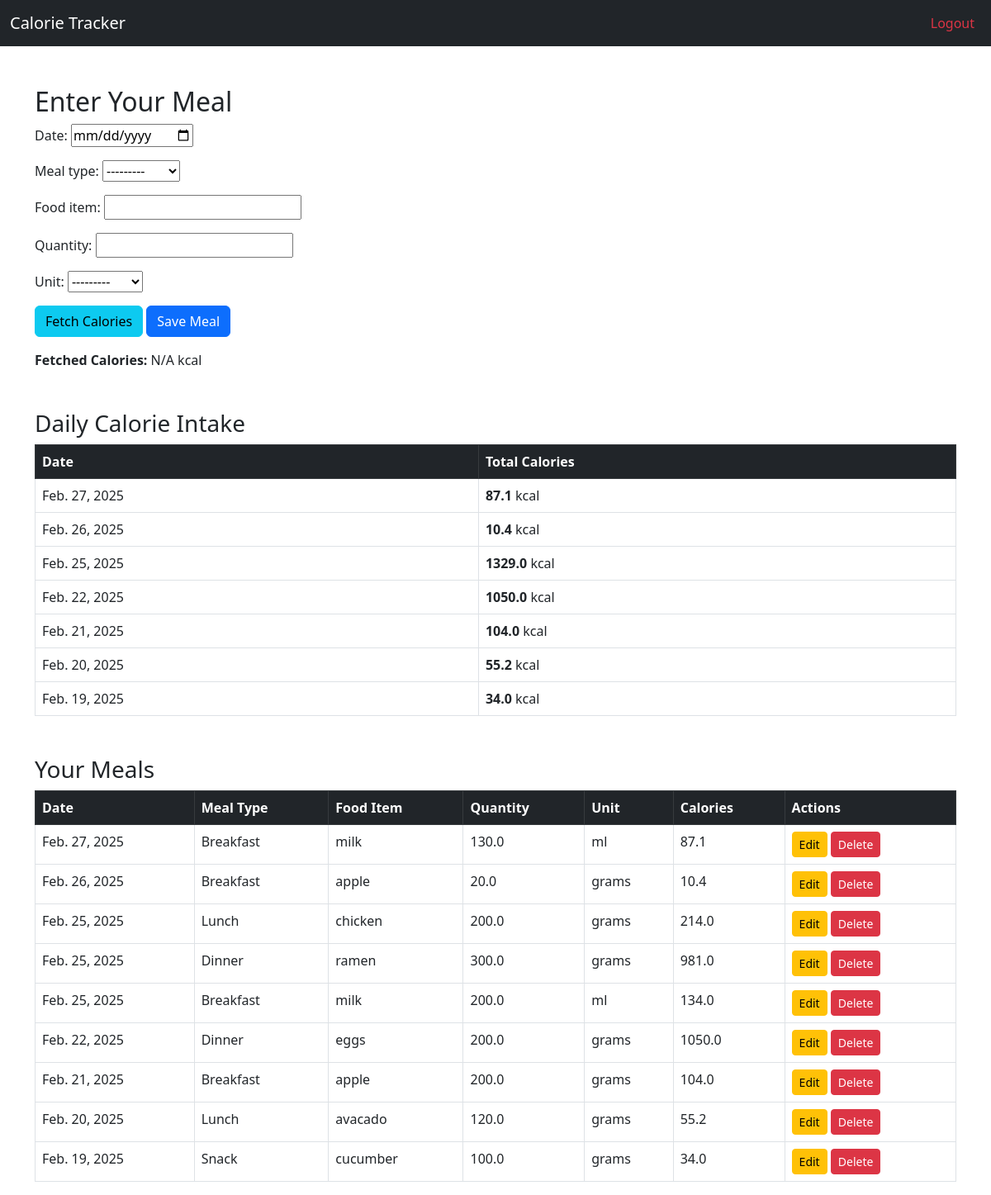
/meal_entry/ (signed in), run on the app's committed database.
### tracker/models.py (models this page shows, shortened)
class Meal(models.Model):
    MEAL_TYPES = [
        ('breakfast', 'Breakfast'),
        ('lunch', 'Lunch'),
        ('snack', 'Snack'),
        ('dinner', 'Dinner'),
    ]
    user = models.ForeignKey(User, on_delete=models.CASCADE)
    date = models.DateField()
    meal_type = models.CharField(max_length=10, choices=MEAL_TYPES)
    food_item = models.CharField(max_length=200)
    quantity = models.FloatField()
    unit = models.CharField(max_length=20, choices=[('grams', 'Grams'), ('ml', 'Milliliters')])
    calories = models.FloatField()
    class Meta:
        unique_together = ('user', 'date', 'meal_type', 'food_item')

### tracker/views.py (the view)
# urls.py: path('meal_entry/', views.meal_entry, name='meal_entry'),
@login_required
def meal_entry(request, meal_id=None):
    if meal_id:
        meal = get_object_or_404(Meal, id=meal_id, user=request.user)
    else:
        meal = None
    if request.method == 'POST':
        form = MealForm(request.POST, instance=meal)
        if form.is_valid():
            meal = form.save(commit=False)
            meal.user = request.user
            meal.calories = fetch_calories_backend(meal.food_item, meal.quantity, meal.unit)
            if meal.calories is None:
                meal.calories = 0.0
            meal.save()
            return redirect('meal_entry')
    else:
        form = MealForm(instance=meal)
    meals = Meal.objects.filter(user=request.user).order_by('-date')
    total_calories = {}
    for meal in meals:
        total_calories.setdefault(meal.date, 0)
        total_calories[meal.date] += meal.calories
    return render(request, 'tracker/meal_entry.html', {'form': form, 'meals': meals, 'total_calories': total_calories})

### tracker/forms.py
class MealForm(forms.ModelForm):
    date = forms.DateField(widget=forms.DateInput(attrs={'type': 'date'}))  # Calendar Picker
    class Meta:
        model = Meal
        fields = ['date', 'meal_type', 'food_item', 'quantity', 'unit']

### tracker/templates/tracker/meal_entry.html (shortened to what this page needs)
<!DOCTYPE html>
<html>
<head>
    <link rel="stylesheet" href="https://cdn.jsdelivr.net/npm/bootstrap@5.3.0/dist/css/bootstrap.min.css">
</head>
<body>
    <nav class="navbar navbar-expand-lg navbar-dark bg-dark">
        <div class="container-fluid">
            <a class="navbar-brand" href="#" id="toggleTracker">Calorie Tracker</a>
            <div class="collapse navbar-collapse justify-content-end">
                <ul class="navbar-nav">
                    <li class="nav-item"><a class="nav-link text-danger" href="{% url 'logout' %}">Logout</a></li>
                </ul>
            </div>
        </div>
    </nav>
    <div class="container mt-5">
        <h2>Enter Your Meal</h2>
        <form method="post">
            <div class="mb-3">
                {{ form.as_p }}
            </div>
            <button type="button" class="btn btn-info" id="fetchCalories">Fetch Calories</button>
            <button type="submit" class="btn btn-primary">Save Meal</button>
            <p class="mt-3"><strong>Fetched Calories: </strong><span id="calorieDisplay">N/A</span> kcal</p>
        </form>
        <h3 class="mt-5">Daily Calorie Intake</h3>
        <table class="table table-bordered">
            <thead class="table-dark">
                <tr>
                    <th>Date</th>
                    <th>Total Calories</th>
                </tr>
            </thead>
            <tbody>
                {% for date, total in total_calories.items %}
                <tr>
                    <td>{{ date }}</td>
                    <td><strong>{{ total }}</strong> kcal</td>
                </tr>
                {% empty %}
                <tr><td colspan="2" class="text-center">No meals logged yet.</td></tr>
                {% endfor %}
            </tbody>
        </table>
        <h3 class="mt-5">Your Meals</h3>
        <table class="table table-bordered table-hover">
            <thead class="table-dark">
                <tr>
                    <th>Date</th>
                    <th>Meal Type</th>
                    <th>Food Item</th>
                    <th>Quantity</th>
                    <th>Unit</th>
                    <th>Calories</th>
                    <th>Actions</th>
                </tr>
            </thead>
            <tbody>
                {% for meal in meals %}
                <tr>
                    <td>{{ meal.date }}</td>
                    <td>{{ meal.get_meal_type_display }}</td>
                    <td>{{ meal.food_item }}</td>
                    <td>{{ meal.quantity }}</td>
                    <td>{{ meal.unit }}</td>
                    <td id="calories_{{ meal.id }}">{{ meal.calories }}</td>
                    <td>
                        <a href="{% url 'edit_meal' meal.id %}" class="btn btn-warning btn-sm">Edit</a>
                        <a href="{% url 'delete_meal' meal.id %}" class="btn btn-danger btn-sm">Delete</a>
                    </td>
                </tr>
                {% empty %}
                <tr><td colspan="7" class="text-center">No meals added yet.</td></tr>
                {% endfor %}
            </tbody>
        </table>
    </div>
</body>
</html>

### data on the page
Meal: total_calories "Feb. 27, 2025", date "Feb. 27, 2025", meal_type "Breakfast", food_item "milk", quantity "130.0", unit "ml", calories "87.1"
Meal: total_calories "Feb. 26, 2025", date "Feb. 26, 2025", meal_type "Breakfast", food_item "apple", quantity "20.0", unit "grams", calories "10.4"
Meal: total_calories "Feb. 25, 2025", date "Feb. 25, 2025", meal_type "Lunch", food_item "chicken", quantity "200.0", unit "grams", calories "214.0"
Meal: total_calories "Feb. 22, 2025", date "Feb. 22, 2025", meal_type "Dinner", food_item "eggs", quantity "200.0", unit "grams", calories "1050.0"
Meal: total_calories "Feb. 21, 2025", date "Feb. 21, 2025", meal_type "Breakfast", food_item "apple", quantity "200.0", unit "grams", calories "104.0"
Meal: total_calories "Feb. 20, 2025", date "Feb. 20, 2025", meal_type "Lunch", food_item "avacado", quantity "120.0", unit "grams", calories "55.2"
Meal: total_calories "Feb. 19, 2025", date "Feb. 19, 2025", meal_type "Snack", food_item "cucumber", quantity "100.0", unit "grams", calories "34.0"
Meal: date "Feb. 25, 2025", meal_type "Dinner", food_item "ramen", quantity "300.0", unit "grams", calories "981.0"
Meal: date "Feb. 25, 2025", meal_type "Breakfast", food_item "milk", quantity "200.0", unit "ml", calories "134.0"

### other printed values
{{ total }} "87.1" "10.4" "1329.0" "1050.0" "104.0" "55.2" "34.0"
